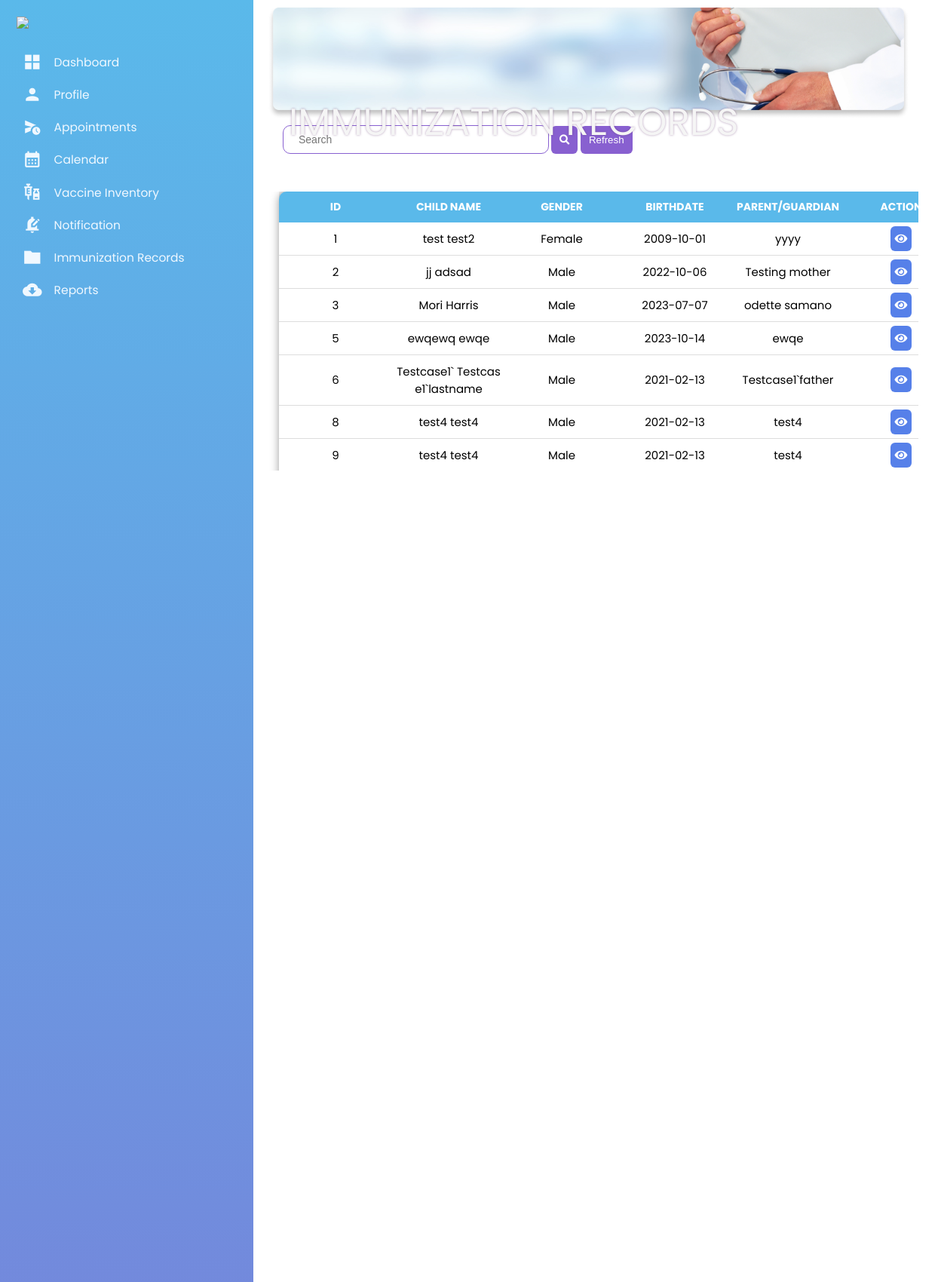
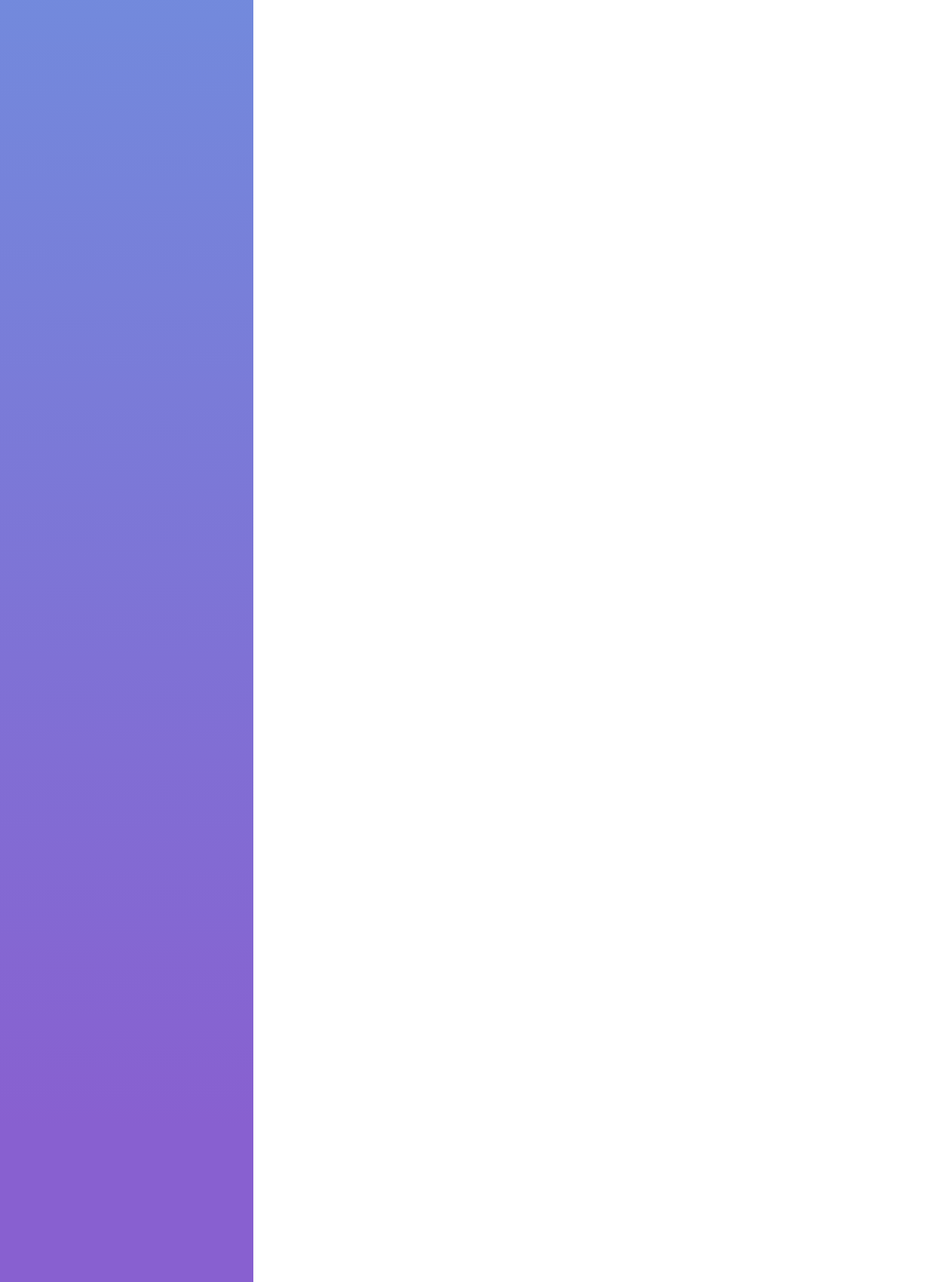
/Admin/Report-TAB.php (signed in, upper part), run on the app's committed database (2 pictures, top to bottom).
### tables this page shows
CREATE TABLE `childtable` (
  `cid` int(11) NOT NULL,
  `userid` int(11) NOT NULL,
  `child_firstname` varchar(60) NOT NULL,
  `child_lastname` varchar(60) NOT NULL,
  `child_middlename` varchar(60) NOT NULL,
  `birthdate` date NOT NULL,
  `mothername` varchar(60) NOT NULL,
  `fathername` varchar(60) NOT NULL,
  `child_age` int(11) NOT NULL,
  `gender` varchar(20) DEFAULT NULL
);

### Admin/Report-TAB.php (the view, shortened to what this page needs)
<?php
include('../templates/Header.php');
include('../Admin_appointment/vaccine_details.php');
?>
<link rel="stylesheet" href="./css/style5.css">
<link rel="stylesheet" href="./css/style6.css">
<link rel="stylesheet" href="https://use.fontawesome.com/releases/v5.15.4/css/all.css" />
<body>
<div class="container1">
        <div class="column1">
          <?php include('../templates/Admin-Dash.php'); ?>
        </div>
        <div class="column">
            <div class="dashboard">
                <img src="./images/Immunization Record.png">
            <div class="dashboard-text">
                <h1>IMMUNIZATION RECORDS</h1>
            </div>
            </div>
            <div class="search">
                    <input  type="text" name="search" id="search_data" value="" placeholder="Search ">
                    <button type="button" id="search_btn" style=""><i class="fa fa-search"></i></button>
                    <button onclick="location.reload()" style="">Refresh</button>
            </div>
            <div class="table3">
            <div class="table3_section">
                <table id="data_table">
                    <thead>
                        <tr>
                            <th>ID</th>
                            <th>CHILD NAME</th>
                            <th>GENDER</th>
                            <th>BIRTHDATE</th>
                            <th>PARENT/GUARDIAN</th>
                            <th>ACTION</th>
                        </tr>
                    </thead>
                    <tbody>
                        <?php
                            $record =  "SELECT * FROM `childtable`";
                            $record_run = mysqli_query($conn, $record);
                            if(mysqli_num_rows($record_run) > 0 ){
                            foreach($record_run as $row){
                                ?>
                            <tr>
                            <td><?= $row['cid']; ?></td>
                            <td><?= $row['child_firstname']; ?>  <?= $row['child_lastname']; ?></td>
                            <td><?= $row['gender']; ?></td>
                            <td><?= $row['birthdate']; ?></td>
                            <td><?= $row['mothername']; ?></td>
                            <td>
                                <a href="Report-Details.php?id=<?= $row['cid']; ?>"><i class="fas fa-eye"></i></a>
                            </td>
                        </tr>
                                <?php
                            }
                            }
                            ?>
                    </tbody>
                </table>
            </div>
        </div>
        </div>
</div>
</body>
</html>

### Admin/css/style5.css (style rules this page uses)
.container1 { display: flex; }
.column { position: absolute; left: 270px; right: 50px; }
.column1 { position: fixed; height: 100%; }
.dashboard { position: relative; }
.dashboard img { padding: 8px 85px; width: 1500px; }
.dashboard-text { position: absolute; top: 100px; padding: 25px 113px; }
.dashboard-text h1 { color: rgb(56, 53, 100); text-shadow: 0px 0px 3px rgba(101, 53, 113, 0.5); font-family: 'Poppins', sans-serif; font-size: 50px; font-style: normal; font-weight: 400; line-height: normal; }
table { width: 100%; table-layout: fixed; max-width: 1000px; min-width: 900px; border-collapse: collapse; background-color: #ffffff; border: none; border-radius: 10px; box-shadow: 0 2px 12px 0 rgba(0, 0, 0, .4); }
.table2_section th, td { border-bottom: 1px solid #dddddd; padding: 10px 5px; word-break: break-all; text-align: center; }
.table3 { width: 100%; padding: 20px 30px; margin-left: 50px; }
.search { margin-left: 105px; width: 95%; }
.search input { width: 40%; height: 80%; background: transparent; border: none; outline: none; border: 1px solid #8860D0; border-radius: 10px; font-size: 14px; color: #8860D0; padding: 10px 20px; transition: color 0.3s, border-color 0.3s; cursor: pointer; }
.search button { border: none; outline: none; border-radius: 6px; cursor: pointer; padding: 11px; background-color: #8860D0; color: #ffffff; transition: .3s ease; }
.table3_section { height: 495px; width: 100%; overflow-x: scroll; }
.table3 a { border: none; outline: none; border-radius: 6px; cursor: pointer; padding: 6px; color: #ffffff; transition: .3s ease; }
.table3_section td a:nth-child(1) { background-color: #5680E9; }
.table3_section thead th { position: sticky; width: 100%; background-color: #5AB9EA; color: #ffffff; font-size: 14px; border: none; box-shadow: 0 2px 12px 0 rgba(0, 0, 0, .4); }
.table3_section thead th:nth-child(1) { border-radius: 10px 0 0 0; }
.table3_section thead th:nth-child(6) { border-radius: 0 10px 0 0; }
.table3_section th, td { border-bottom: 1px solid #dddddd; padding: 10px 5px; word-break: break-all; text-align: center; }
.ReportDetails-content .modal-table_section th, td { border-bottom: 1px solid #dddddd; padding: 10px 5px; word-break: break-all; text-align: center; }
@media screen and (max-width: 2560px) { .dashboard img { width: 110%; padding-left: 90px; } }
@media screen and (max-width: 2560px) { table { max-width: 2000px; font-size: 15px; margin: 0 10px 0 20px; } }

### Admin/css/style6.css (style rules this page uses)
.container1 { display: flex; }
.column { position: absolute; left: 270px; right: 50px; }
.column1 { position: fixed; height: 100%; }
.dashboard { position: relative; }
.dashboard img { padding: 8px 85px; width: 1500px; }
.dashboard-text { position: absolute; top: 100px; padding: 25px 113px; }
.dashboard-text h1 { color: whitesmoke; text-shadow: 0px 0px 3px rgba(101, 53, 113, 0.5); font-family: 'Poppins', sans-serif; font-size: 50px; font-style: normal; font-weight: 400; line-height: normal; }
table { width: 100%; table-layout: fixed; max-width: 1000px; min-width: 900px; border-collapse: collapse; background-color: #ffffff; border: none; border-radius: 10px; box-shadow: 0 2px 12px 0 rgba(0, 0, 0, .4); }
.table2_section th, td { border-bottom: 1px solid #dddddd; padding: 10px 5px; word-break: break-all; text-align: center; }
.table3 { width: 100%; padding: 50px 30px; margin-left: 50px; }
.table3_section { height: 370px; overflow: auto; }
.table3_section thead th { position: sticky; top: 0; background-color: #5AB9EA; color: #ffffff; font-size: 14px; border: none; box-shadow: 0 2px 12px 0 rgba(0, 0, 0, .4); }
.table3_section thead th:nth-child(1) { border-radius: 10px 0 0 0; }
.table3_section th, td { border-bottom: 1px solid #dddddd; padding: 10px 5px; word-break: break-all; text-align: center; }
th, td { border-bottom: 1px solid #dddddd; padding: 10px 5px; word-break: break-all; text-align: center; }
@media screen and (max-width: 2560px) { .dashboard img { width: 110%; } }
@media screen and (max-width: 2560px) { table { max-width: 2000px; font-size: 15px; margin: 0 10px 0 20px; } }

### assets/css/style0.css (style rules this page uses)
* { margin: 0; padding: 0; outline: 0; border: 0; text-decoration: none; list-style: none; box-sizing: border-box; }
body { display: grid; height: 100%; font-family: Poppins, sans-serif; font-size: 13px; background: white; background-size: cover; background-repeat: no-repeat; background-position: center center; user-select: none; overflow-x: hidden; }
img { display: block; width: 100%; }

### data on the page
childtable: cid "1", child_firstname "test", child_lastname "test2", gender "Female", birthdate "2009-10-01", mothername "yyyy"
childtable: cid "2", child_firstname "jj", child_lastname "adsad", gender "Male", birthdate "2022-10-06", mothername "Testing mother"
childtable: cid "3", child_firstname "Mori", child_lastname "Harris", gender "Male", birthdate "2023-07-07", mothername "odette samano"
childtable: cid "5", child_firstname "ewqewq", child_lastname "ewqe", gender "Male", birthdate "2023-10-14", mothername "ewqe"
childtable: cid "6", child_firstname "Testcase1`", child_lastname "Testcase1`lastname", gender "Male", birthdate "2021-02-13", mothername "Testcase1`father"
childtable: cid "8", child_firstname "test4", child_lastname "test4", gender "Male", birthdate "2021-02-13", mothername "test4"
childtable: cid "9", child_firstname "test4", child_lastname "test4", gender "Male", birthdate "2021-02-13", mothername "test4"
